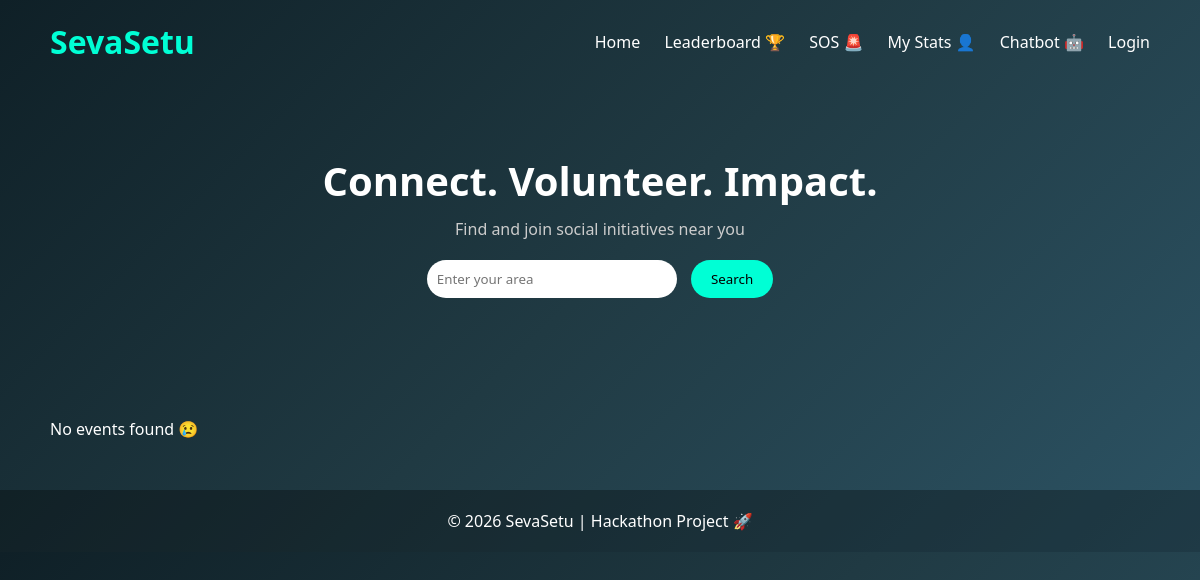
The app's page /, older data.
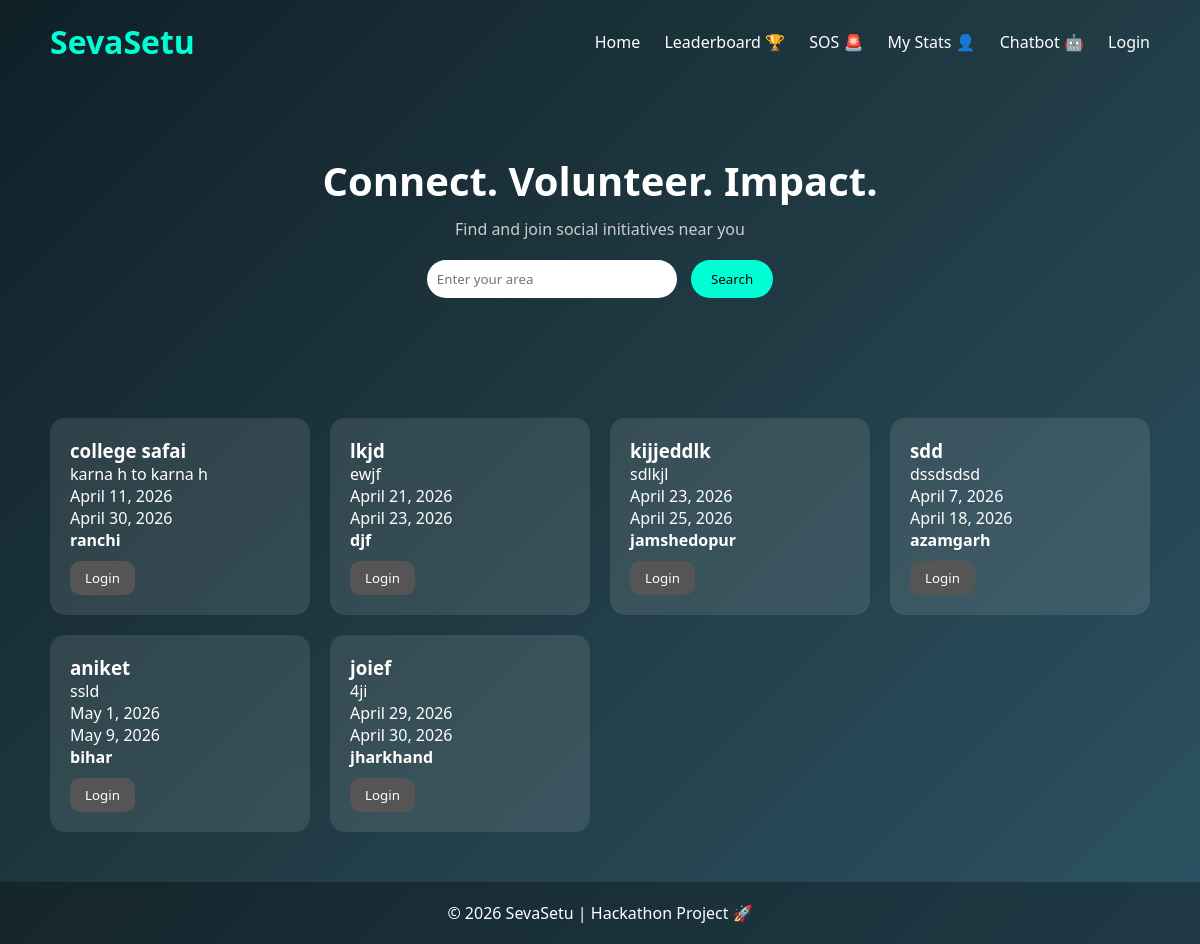
The same page, newer data.
### core/models.py (models this page shows, shortened)
class Event(models.Model):
    title = models.CharField(max_length=100)
    description = models.TextField()
    location = models.CharField(max_length=100)
    normalized_location = models.CharField(max_length=100)
    start_date = models.DateField(null=True, blank=True)
    end_date = models.DateField(null=True, blank=True)
    created_by = models.ForeignKey(User, on_delete=models.CASCADE)

### core/views.py (the view)
# urls.py: path('', views.home, name='home'),
def home(request):
    delete_expired_events()
    query = request.GET.get('location')
    if query:
        events = Event.objects.filter(
            normalized_location__icontains=query.lower().strip()
        )
    else:
        events = Event.objects.filter(end_date__gte=timezone.now().date())
    return render(request, 'index.html', {'events': events})

### core/views.py (called while the page is built)
def delete_expired_events():
    today = timezone.now().date()
    Event.objects.filter(end_date__lt=today).delete()

### templates/index.html (shortened to what this page needs)
<!DOCTYPE html>
<html lang="en">
<head>
</head>
<body>
<header>
    <h1>SevaSetu</h1>
    <nav>
        <a href="/home/">Home</a>
        <a href="/leaderboard/">Leaderboard 🏆</a>
        <a href="/sos/">SOS 🚨</a>
        <a href="/my-dashboard/">My Stats 👤</a>
        <a href="#" onclick="toggleChatbot()">Chatbot 🤖</a>
        {% if user.is_authenticated %}
            {% if user.role == 'creator' %}
                <a href="/dashboard/">Dashboard</a>
            {% endif %}
            <a href="/logout/">Logout</a>
        {% else %}
            <a href="/login/">Login</a>
        {% endif %}
    </nav>
</header>
<section class="hero">
    <h2>Connect. Volunteer. Impact.</h2>
    <p>Find and join social initiatives near you</p>
    <input type="text" id="locationInput" placeholder="Enter your area">
    <button onclick="searchLocation()">Search</button>
</section>
<section class="events">
    {% for event in events %}
    <div class="card">
        <h3>{{ event.title }}</h3>
        <p>{{ event.description }}</p>
        <p>{{event.start_date}}</p>
        <p>{{event.end_date}}</p>
        <p><strong>{{ event.location }}</strong></p>
        <div class="actions">
        {% if user.is_authenticated %}
            <a href="{% url 'join_event' event.id %}">
                <button class="join-btn">Join</button>
            </a>
            <a href="{% url 'sponsor_event' event.id %}">
                <button class="sponsor-btn">Sponsor</button>
            </a>
        {% else %}
            <a href="/login/">
                <button class="login-btn">Login</button>
            </a>
        {% endif %}
        </div>
    </div>
    {% empty %}
    <p>No events found 😢</p>
    {% endfor %}
</section>
<footer>
    <p>© 2026 SevaSetu | Hackathon Project 🚀</p>
</footer>
</body>
</html>

Row changes from the older to the newer data that the page shows:
added Event: title "college safai", description "karna h to karna h", start_date "April 11, 2026", end_date "April 30, 2026", location "ranchi"
added Event: title "lkjd", description "ewjf", start_date "April 21, 2026", end_date "April 23, 2026", location "djf"
added Event: title "kijjeddlk", description "sdlkjl", start_date "April 23, 2026", end_date "April 25, 2026", location "jamshedopur"
added Event: title "sdd", description "dssdsdsd", start_date "April 7, 2026", end_date "April 18, 2026", location "azamgarh"
added Event: title "aniket", description "ssld", start_date "May 1, 2026", end_date "May 9, 2026", location "bihar"
added Event: title "joief", description "4ji", start_date "April 29, 2026", end_date "April 30, 2026", location "jharkhand"
Text that changed along with them:
text no longer shown: "No events found 😢"
